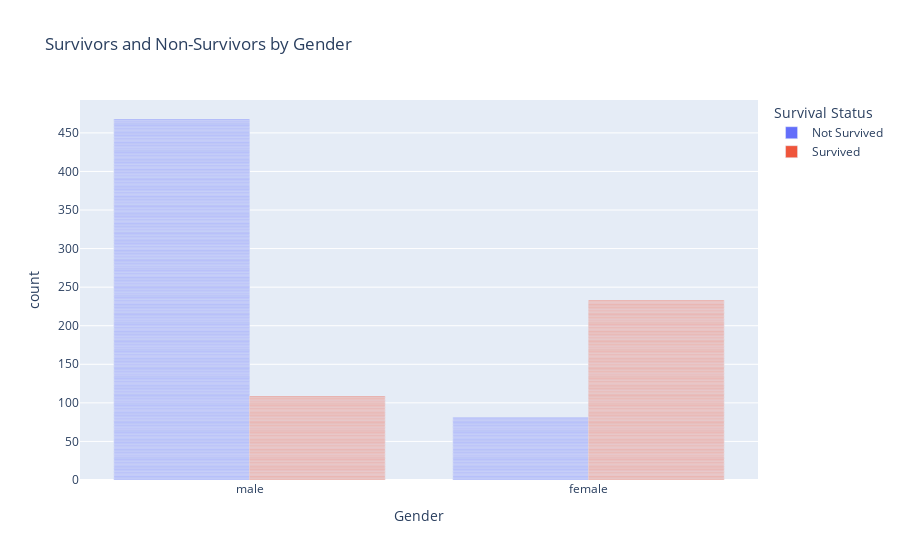

Here is the notebook cell this chart was saved with:
### Code cell
# Create a new column 'Survival Status' to distinguish survivors from non-survivors
df['Survival Status'] = df['Survived'].map({1: 'Survived', 0: 'Not Survived'})

# Create a bar plot for Survived and Not Survived passengers by gender
fig = px.bar(
    df, x='Sex', color='Survival Status',
    title='Survivors and Non-Survivors by Gender',
    labels={'Sex': 'Gender'},
    barmode='group'  # This groups the bars for Survived and Not Survived
)
fig.show()

### Figure 1 — Plotly figure (JSON) as saved in the notebook; plotly's stock layout.template omitted (floating-point values rounded to 4 significant figures; data arrays with more than 128 entries replaced by an {"elided": "..."} marker saying what was removed)
{"data": [{"alignmentgroup": "True", "hovertemplate": "Survival Status=Not Survived<br>Gender=%{x}<br>count=%{y}<extra></extra>", "legendgroup": "Not Survived", "marker": {"color": "#636efa", "pattern": {"shape": ""}}, "name": "Not Survived", "offsetgroup": "Not Survived", "orientation": "v", "showlegend": true, "textposition": "auto", "type": "bar", "x": {"elided": "549 str values"}, "xaxis": "x", "y": {"elided": "549 int values"}, "yaxis": "y"}, {"alignmentgroup": "True", "hovertemplate": "Survival Status=Survived<br>Gender=%{x}<br>count=%{y}<extra></extra>", "legendgroup": "Survived", "marker": {"color": "#EF553B", "pattern": {"shape": ""}}, "name": "Survived", "offsetgroup": "Survived", "orientation": "v", "showlegend": true, "textposition": "auto", "type": "bar", "x": {"elided": "342 str values"}, "xaxis": "x", "y": {"elided": "342 int values"}, "yaxis": "y"}], "layout": {"barmode": "group", "legend": {"title": {"text": "Survival Status"}, "tracegroupgap": 0}, "title": {"text": "Survivors and Non-Survivors by Gender"}, "xaxis": {"anchor": "y", "domain": [0, 1], "title": {"text": "Gender"}}, "yaxis": {"anchor": "x", "domain": [0, 1], "title": {"text": "count"}}}}
